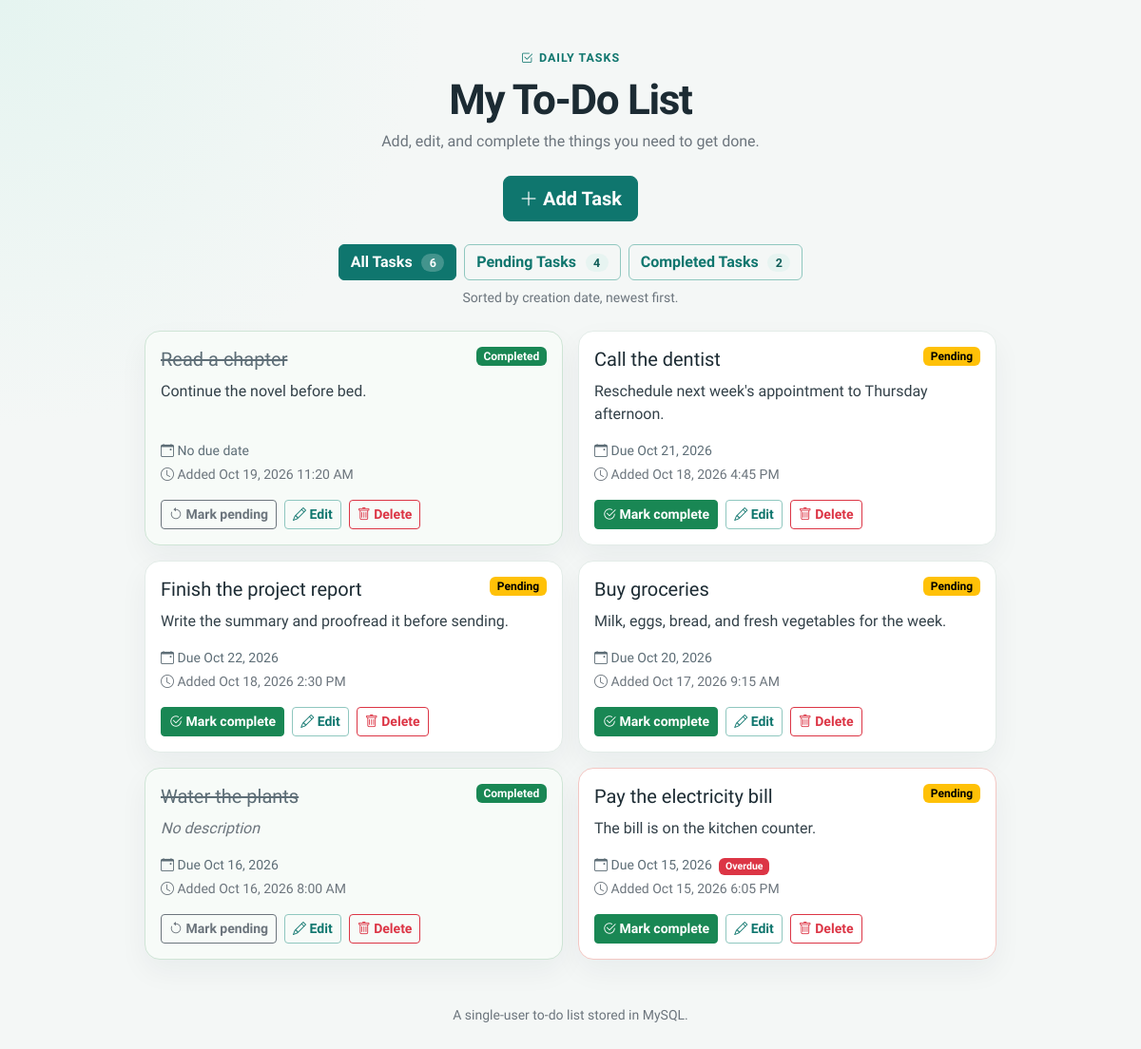
The page / on the database its author committed.
### tables this page shows
CREATE TABLE tasks (
  id INT NOT NULL AUTO_INCREMENT,
  title VARCHAR(255) NOT NULL,
  description TEXT NULL,
  due_date DATE NULL,
  status ENUM('pending', 'completed') NOT NULL DEFAULT 'pending',
  created_at TIMESTAMP NOT NULL DEFAULT CURRENT_TIMESTAMP,
  PRIMARY KEY (id)
);

### index.php (the view, shortened to what this page needs)
<?php
require_once __DIR__ . '/db.php';
$db = db();
$filter = selected_filter($_GET['filter'] ?? 'all');
if ($filter === 'all') {
    $statement = $db->prepare(
        'SELECT id, title, description, due_date, status, created_at
         FROM tasks
         ORDER BY created_at DESC, id DESC'
    );
}
$statement->execute();
$tasks = $statement->get_result()->fetch_all(MYSQLI_ASSOC);
$countStatement = $db->prepare(
    "SELECT
        COUNT(*) AS total_count,
        COALESCE(SUM(status = 'pending'), 0) AS pending_count,
        COALESCE(SUM(status = 'completed'), 0) AS completed_count
     FROM tasks"
);
$countStatement->execute();
$counts = $countStatement->get_result()->fetch_assoc();
$filters = [
    'all' => ['label' => 'All Tasks', 'count' => (int) $counts['total_count']],
    'pending' => ['label' => 'Pending Tasks', 'count' => (int) $counts['pending_count']],
    'completed' => ['label' => 'Completed Tasks', 'count' => (int) $counts['completed_count']],
];
render_header('Tasks');
?>
<div class="text-center mb-4">
    <a class="btn btn-primary btn-lg" href="add.php">
        <i class="bi bi-plus-lg" aria-hidden="true"></i> Add Task
    </a>
</div>
<div class="d-flex flex-wrap justify-content-center gap-2 mb-2" role="group" aria-label="Filter tasks">
    <?php foreach ($filters as $key => $item): ?>
        <a
            class="btn <?= $filter === $key ? 'btn-primary' : 'btn-outline-primary' ?>"
            href="<?= h(filter_url($key)) ?>"
            <?= $filter === $key ? 'aria-current="page"' : '' ?>
        >
            <?= h($item['label']) ?>
            <span class="count-pill"><?= $item['count'] ?></span>
        </a>
    <?php endforeach; ?>
</div>
<p class="text-center text-secondary small mb-4">Sorted by creation date, newest first.</p>
<?php if (!$tasks): ?>
    <div class="card empty-state text-center">
        <div class="card-body p-5">
            <i class="bi bi-inbox empty-icon" aria-hidden="true"></i>
            <h2 class="h4 mt-3">No tasks in this view</h2>
            <p class="text-secondary mb-4">
                <?php if ($filter === 'all'): ?>
                    Add your first task to get started.
                <?php else: ?>
                    There are no <?= h($filter) ?> tasks right now.
                <?php endif; ?>
            </p>
            <a class="btn btn-primary" href="add.php">
                <i class="bi bi-plus-lg" aria-hidden="true"></i> Add Task
            </a>
        </div>
    </div>
<?php else: ?>
    <div class="row g-3">
        <?php foreach ($tasks as $task): ?>
            <?php
            $isCompleted = $task['status'] === 'completed';
            $statusLabel = $isCompleted ? 'Completed' : 'Pending';
            $statusButton = $isCompleted ? 'Mark pending' : 'Mark complete';
            $statusIcon = $isCompleted ? 'bi-arrow-counterclockwise' : 'bi-check2-circle';
            ?>
            <div class="col-12 col-md-6">
                <article class="card task-card h-100<?= $isCompleted ? ' task-card-completed' : '' ?><?= is_overdue($task) ? ' task-card-overdue' : '' ?>">
                    <div class="card-body d-flex flex-column">
                        <div class="d-flex justify-content-between align-items-start gap-2 mb-2">
                            <h2 class="h5 task-title mb-0"><?= h($task['title']) ?></h2>
                            <span class="badge <?= $isCompleted ? 'text-bg-success' : 'text-bg-warning' ?>">
                                <?= h($statusLabel) ?>
                            </span>
                        </div>
                        <p class="task-description flex-grow-1">
                            <?php if ($task['description'] !== null && $task['description'] !== ''): ?>
                                <?= nl2br(h($task['description'])) ?>
                            <?php else: ?>
                                <span class="text-secondary fst-italic">No description</span>
                            <?php endif; ?>
                        </p>
                        <div class="task-meta small mb-3">
                            <div>
                                <i class="bi bi-calendar-event" aria-hidden="true"></i>
                                <?php if (!empty($task['due_date'])): ?>
                                    Due <time datetime="<?= h($task['due_date']) ?>"><?= h(format_date($task['due_date'])) ?></time>
                                <?php else: ?>
                                    No due date
                                <?php endif; ?>
                                <?php if (is_overdue($task)): ?>
                                    <span class="badge text-bg-danger">Overdue</span>
                                <?php endif; ?>
                            </div>
                            <div class="text-secondary">
                                <i class="bi bi-clock" aria-hidden="true"></i>
                                Added <?= h(format_datetime($task['created_at'])) ?>
                            </div>
                        </div>
                        <div class="task-actions d-flex flex-wrap gap-2">
                            <form method="post" action="update_status.php">
                                <button class="btn btn-sm <?= $isCompleted ? 'btn-outline-secondary' : 'btn-success' ?>" type="submit">
                                    <i class="bi <?= h($statusIcon) ?>" aria-hidden="true"></i> <?= h($statusButton) ?>
                                </button>
                            </form>
                            <a class="btn btn-sm btn-outline-primary" href="edit.php?id=<?= (int) $task['id'] ?>">
                                <i class="bi bi-pencil" aria-hidden="true"></i> Edit
                            </a>
                            <a class="btn btn-sm btn-outline-danger" href="delete.php?id=<?= (int) $task['id'] ?>&amp;filter=<?= h($filter) ?>">
                                <i class="bi bi-trash" aria-hidden="true"></i> Delete
                            </a>
                        </div>
                    </div>
                </article>
            </div>
        <?php endforeach; ?>
    </div>
<?php endif; ?>
<?php render_footer(); ?>

### db.php (shortened to what this page needs)
<?php
function h(?string $value): string
{
    return htmlspecialchars((string) $value, ENT_QUOTES, 'UTF-8');
}
function selected_filter(?string $filter): string
{
    if (in_array($filter, ['all', 'pending', 'completed'], true)) {
        return $filter;
    }
    return 'all';
}
function filter_url(string $filter): string
{
    return 'index.php?filter=' . urlencode(selected_filter($filter));
}
function format_date(?string $date): string
{
    $parsed = DateTime::createFromFormat('!Y-m-d', $date);
    return $parsed->format('M j, Y');
}
function format_datetime(?string $value): string
{
    try {
        return (new DateTime($value))->format('M j, Y g:i A');
    } catch (Exception $exception) {
        return $value;
    }
}
function is_overdue(array $task): bool
{
    if (($task['status'] ?? '') !== 'pending' || empty($task['due_date'])) {
        return false;
    }
    return $task['due_date'] < date('Y-m-d');
}
function render_header(string $title): void
{
    ?>
<!DOCTYPE html>
<html lang="en">
<head>
    <link href="https://cdn.jsdelivr.net/npm/bootstrap@5.3.3/dist/css/bootstrap.min.css" rel="stylesheet">
    <link href="https://cdn.jsdelivr.net/npm/bootstrap-icons@1.11.3/font/bootstrap-icons.min.css" rel="stylesheet">
    <link href="assets/css/style.css" rel="stylesheet">
</head>
<body>
    <main class="container app-shell py-4 py-md-5">
        <header class="app-header text-center mb-4">
            <p class="app-kicker mb-2"><i class="bi bi-check2-square" aria-hidden="true"></i> Daily tasks</p>
            <h1>My To-Do List</h1>
            <p class="text-secondary mb-0">Add, edit, and complete the things you need to get done.</p>
        </header>
    <?php
}
function render_footer(): void
{
    ?>
        <footer class="app-footer text-center text-secondary small">
            A single-user to-do list stored in MySQL.
        </footer>
    </main>
</body>
</html>
    <?php
}
    ?>

### assets/css/style.css (style rules this page uses)
:root { --ink: #1c2b33; --muted: #5d6d76; --line: #e3ece8; --teal: #0f766e; --teal-dark: #115e59; --paper: #f4f7f6; --bs-body-color: var(--ink); --bs-body-font-family: "Source Sans 3", "Segoe UI", sans-serif; --bs-primary: var(--teal); --bs-primary-rgb: 15, 118, 110; }
body { min-height: 100vh; color: var(--ink); background: radial-gradient(circle at top left, #e5f4f0 0, transparent 28rem), var(--paper); }
.app-shell { max-width: 920px; }
.app-header h1 { margin-bottom: 0.35rem; font-size: clamp(2rem, 4vw, 2.75rem); font-weight: 700; letter-spacing: -0.03em; }
.app-kicker { display: inline-flex; align-items: center; gap: 0.35rem; margin-bottom: 0.5rem; color: var(--teal); font-size: 0.78rem; font-weight: 700; letter-spacing: 0.08em; text-transform: uppercase; }
.app-footer { margin-top: 3rem; }
.btn-primary { --bs-btn-bg: var(--teal); --bs-btn-border-color: var(--teal); --bs-btn-hover-bg: var(--teal-dark); --bs-btn-hover-border-color: var(--teal-dark); --bs-btn-active-bg: #134e4a; --bs-btn-active-border-color: #134e4a; --bs-btn-disabled-bg: var(--teal); --bs-btn-disabled-border-color: var(--teal); }
.btn-outline-primary { --bs-btn-color: var(--teal); --bs-btn-border-color: #8fc7bf; --bs-btn-hover-bg: var(--teal); --bs-btn-hover-border-color: var(--teal); --bs-btn-hover-color: #fff; --bs-btn-active-bg: var(--teal-dark); --bs-btn-active-border-color: var(--teal-dark); --bs-btn-active-color: #fff; }
.btn { font-weight: 600; }
.count-pill { display: inline-block; min-width: 1.5rem; margin-left: 0.35rem; padding: 0.05rem 0.4rem; border-radius: 999px; background: rgba(255, 255, 255, 0.22); font-size: 0.78rem; line-height: 1.4; }
.btn-outline-primary .count-pill { background: #e7f4f1; color: var(--teal-dark); }
.task-card, .form-card, .empty-state { border: 1px solid var(--line); border-radius: 1rem; background: #fff; box-shadow: 0 12px 30px rgba(28, 43, 51, 0.05); }
.task-card-completed { background: #f7fbf8; border-color: #cfe5d6; }
.task-card-completed .task-title { color: var(--muted); text-decoration: line-through; }
.task-card-overdue { border-color: #f3c7c3; }
.task-title { overflow-wrap: anywhere; line-height: 1.35; }
.task-description { color: #334149; }
.task-meta { display: grid; gap: 0.25rem; color: var(--muted); }
.task-meta .badge { margin-left: 0.25rem; }

### rows shown on the page
tasks: title "Read a chapter", status "Completed", description "Continue the novel before bed.", shows "No due date", created_at "Oct 19, 2026 11:20 AM", status "Mark pending"
tasks: title "Call the dentist", status "Pending", description "Reschedule next week's appointment to Thursday afternoon.", due_date "Oct 21, 2026", created_at "Oct 18, 2026 4:45 PM", status "Mark complete"
tasks: title "Finish the project report", status "Pending", description "Write the summary and proofread it before sending.", due_date "Oct 22, 2026", created_at "Oct 18, 2026 2:30 PM", status "Mark complete"
tasks: title "Buy groceries", status "Pending", description "Milk, eggs, bread, and fresh vegetables for the week.", due_date "Oct 20, 2026", created_at "Oct 17, 2026 9:15 AM", status "Mark complete"
tasks: title "Water the plants", status "Completed", shows "No description", due_date "Oct 16, 2026", created_at "Oct 16, 2026 8:00 AM", status "Mark pending"
tasks: title "Pay the electricity bill", status "Pending", description "The bill is on the kitchen counter.", due_date "Oct 15, 2026", shows "Overdue", created_at "Oct 15, 2026 6:05 PM", status "Mark complete"

### other values the page prints
$item['label'] "All Tasks"
$item['count'] "6"
$item['label'] "Pending Tasks"
$item['count'] "4"
$item['label'] "Completed Tasks"
$item['count'] "2"
